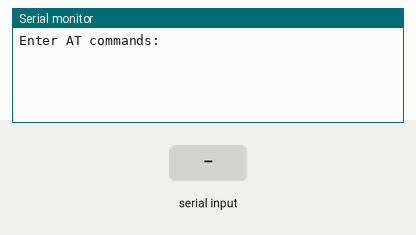
Recording of a sketch running on a simulated Arduino Uno, built with avr-gcc and run on an emulated ATmega328P. Shown: the last lines printed to the serial monitor. The test bench sets the inputs (shaded band).

Above: at 1.2 s.
1.3 s: "1" received over the second serial link
At 2.4 s:
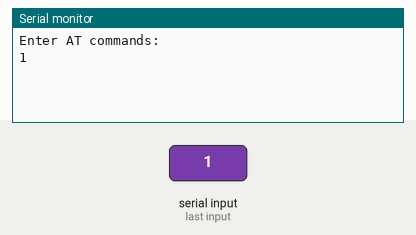
2.8 s: "0" received over the second serial link
At 3.6 s:
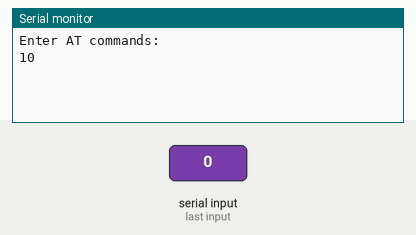

The sketch:

sketch_oct12a.ino
```cpp
#include "SoftwareSerial.h"

SoftwareSerial bluetooth(10, 11);
void setup() {
  Serial.begin(9600);
  Serial.println("Enter AT commands:");
  bluetooth.begin(38400);
}

void loop() {
   // Keep reading from HC-05 and send to Arduino
  // Serial Monitor
  if (bluetooth.available())
    Serial.write(bluetooth.read());

  // Keep reading from Arduino Serial Monitor
  //  and send to HC-05
  if (Serial.available())
    bluetooth.write(Serial.read());

}
```

Measured:
- after the input at 1.3 s, the serial monitor: prints a new line at once (image 1)
- after the input at 2.8 s, the serial monitor: prints a new line at once (image 2)
